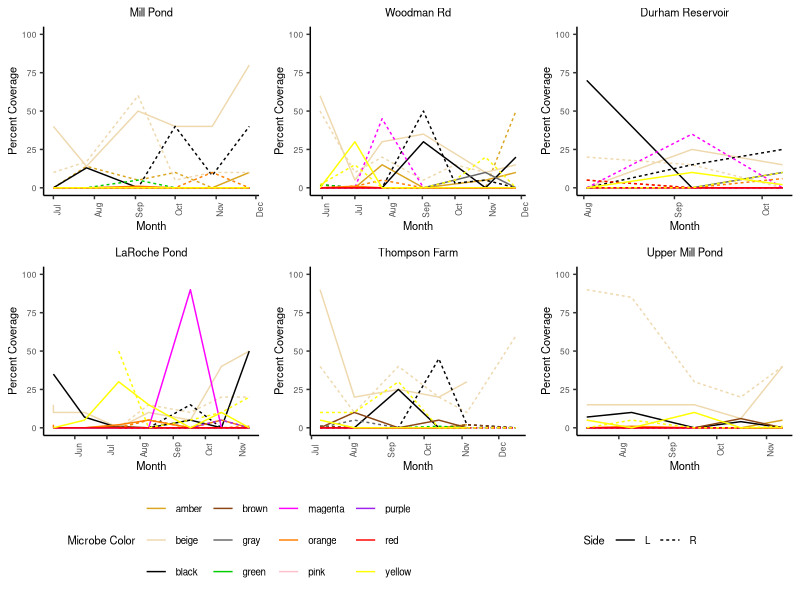
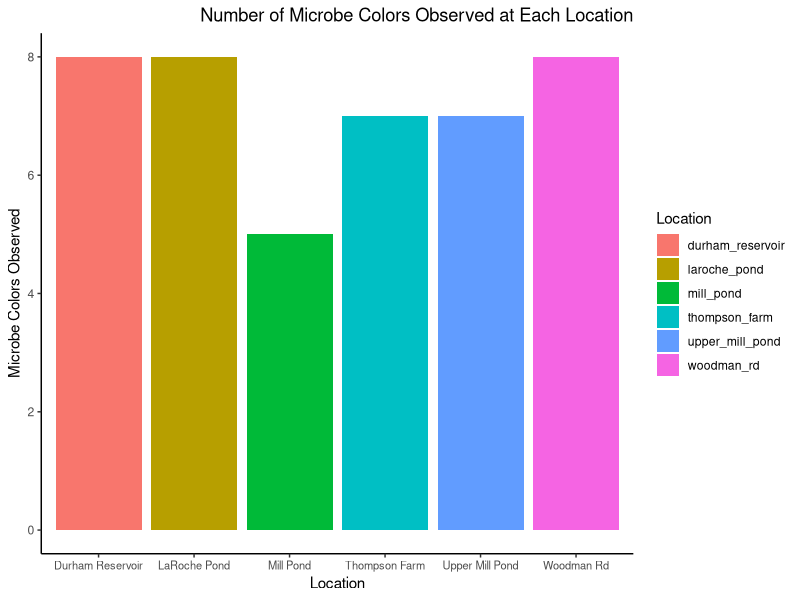
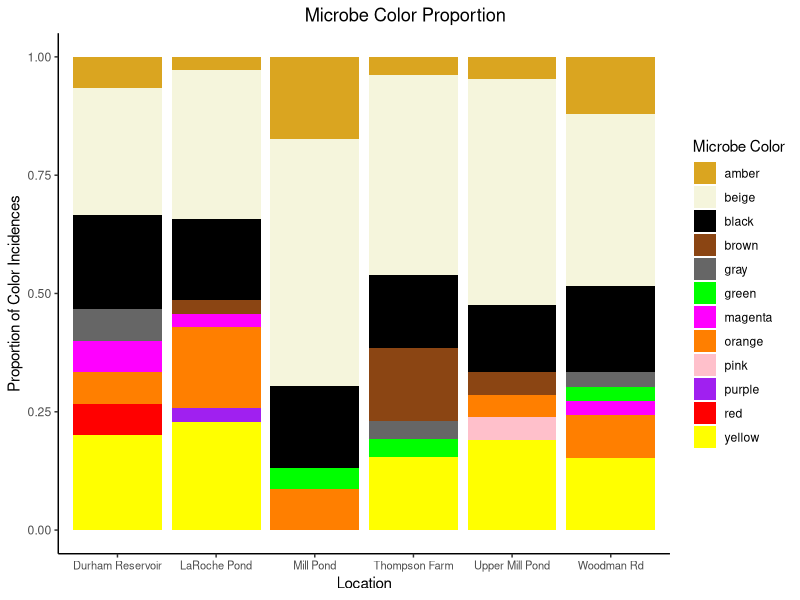
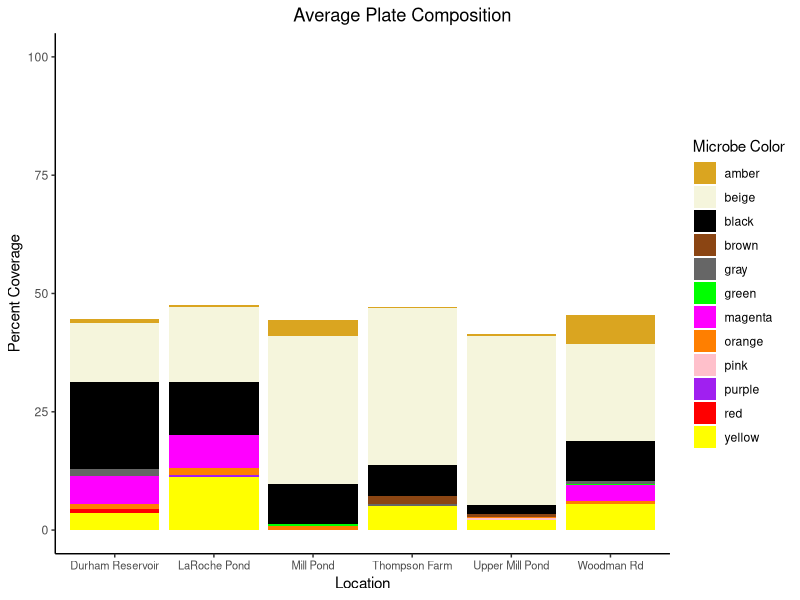
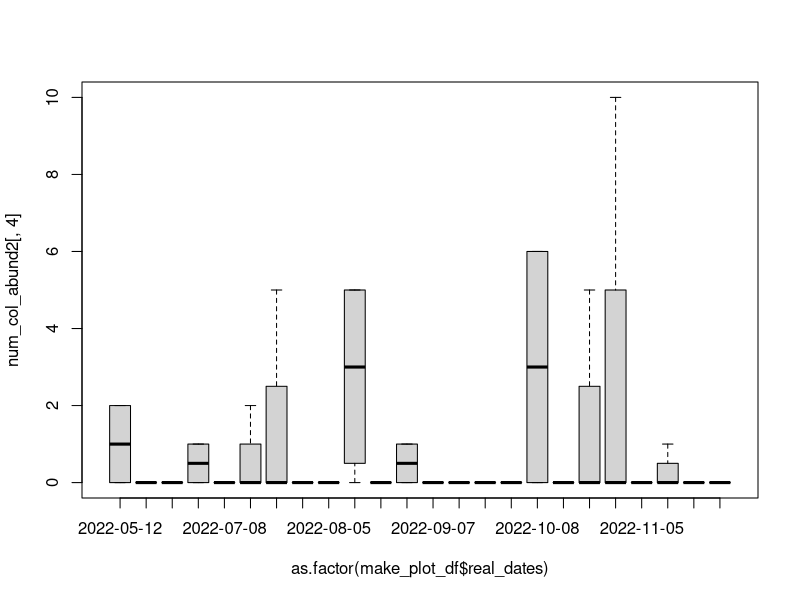
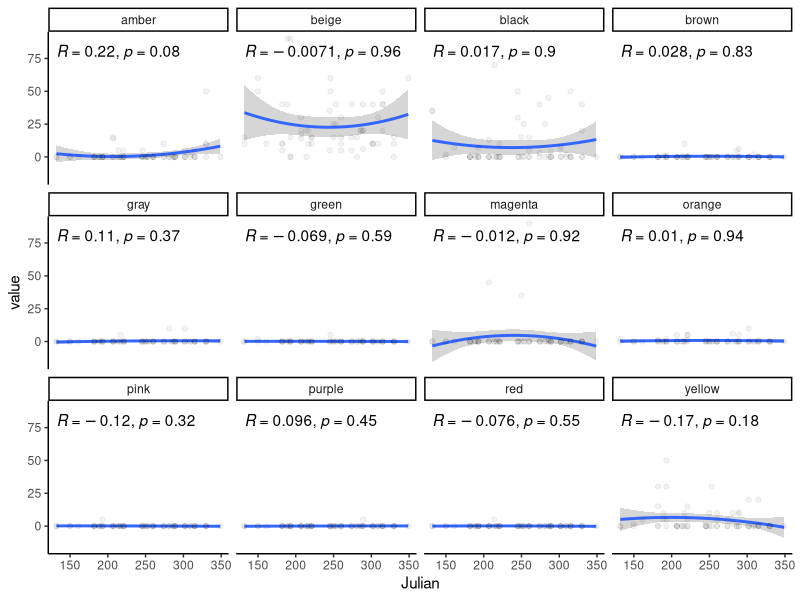

The R script that drew these images, in order:
## ---- chunk 1
knitr::opts_chunk$set(echo = TRUE)
library(ggplot2)
library(tidyverse)
library(lubridate)
library(cowplot)
Plate_Count <- read_csv("finalplatecount.csv")

#fixing errors in data frame

Plate_Count$Date[79] = "7/12/22"

Plate_Count <- Plate_Count %>% 
  mutate_all( ~ifelse(. == "Green", "green", .))

Plate_Count<- Plate_Count %>% 
  mutate_all(~ifelse(. == "light red", "light_red", .))

#renaming color values since I named them poorly when recording data
#also shortening them to fit in figures better

Plate_Count<- Plate_Count %>% 
  mutate_all(~ifelse(. == "light_yellow", "beige", .))

Plate_Count<- Plate_Count %>% 
  mutate_all(~ifelse(. == "pink", "magenta", .))

Plate_Count<- Plate_Count %>% 
  mutate_all(~ifelse(. == "light_red", "pink", .))

Plate_Count<- Plate_Count %>% 
  mutate_all(~ifelse(. == "dark_yellow", "amber", .))

## ---- chunk 2

#generating a new dataframe
make_plot_df <- Plate_Count %>% 
  drop_na(Side) %>% 
  filter(Side != "na") %>% #
  mutate(real_dates = mdy(Date))

#start of matrix: created to show represent every single color at every single sampling date (even when there is 0% coverage, this is represented in the matrix)

#making a list of color names by grabbing unique values in columns 5, 7, 9, and 11
colornames <- unique(unlist(make_plot_df[,c(5,7,9,11)])) 

#creating empty matrix that will have columns equal to the length of color names and rows equal to the number of rows in make_plot_df
num_col_abund <- matrix(nrow=nrow(make_plot_df),ncol=length(colornames))

#For loop going through the list of colors: For each color, check the "microbe 1" column (row by row). If the color that is being indexed is present in the row, go to the next column to report the percent coverage. If it is not present in that row, report a zero. Repeats for all "microbe color" columns (5, 7, 9, and 11).
for(i in 1:length(colornames)) {
  
  num_col_abund[,i] <- as.numeric(unlist(sapply(1:nrow(make_plot_df), function(z)
    ifelse(any(make_plot_df[z,c(5,7,9,11)]==colornames[i]),
           make_plot_df[z,c(6,8,10,12)[which(make_plot_df[z,c(5,7,9,11)]==colornames[i])]],
           0))))
}

#setting the column names in the matrix to be the color names
colnames(num_col_abund) <- colornames

#adjusting the matrix to remove columns that include na values
num_col_abund2 <- num_col_abund[,-which(colornames=="na")]
## ---- chunk 3

#11/13: still need to fix dates... decide how we want the dates to appear (same x axis or specific x axis to each location)

#this chunk takes the matrix (num_col_abund2) and puts it into a function to generate line graphs for all the locations and sites at once

#converts matrix (num_col_abund_2) into a new df for plotting
all_colors_df <- data.frame(num_col_abund2) %>% 
  mutate("Location" = make_plot_df$Location,
         "Date" = make_plot_df$real_dates,
         "Side" = make_plot_df$Side) %>% 
  pivot_longer(cols = c(1:12)) 

#changing the data types for plotting purposes
all_colors_df$Location <- as.factor(all_colors_df$Location)
all_colors_df$Date <- as.Date(all_colors_df$Date, format = "%Y-%m-%d")

#open plot_all function: if else statement used to make overall legend in final figure
plot_all <- function(location = NULL) { 
    if (!is.null(location)) { 
      all_colors_plot <- all_colors_df %>% 
        filter(Location == location)
    }
    else {
      all_colors_plot <- all_colors_df
    }
  
   #new data frame made from the matrix that includes all colors necessary for analysis
    all_colors_plot %>% 
    ggplot(aes(x=Date, 
               y=value, 
               color=name, 
               linetype = Side)) +
    geom_line(size=.5) +
    labs(color = "Microbe Color",
         x = "Month",
         y = "Percent Coverage") +
    scale_color_manual(values = c("amber" = "goldenrod", 
                                  "black" = "black", 
                                  "yellow" = "yellow", 
                                  "orange" = "darkorange1",
                                  "beige" = "wheat2", 
                                  "magenta" = "magenta",
                                  "gray" = "gray40",
                                  "green" = "green3",
                                  "brown" = "saddlebrown",
                                  "pink" = "pink",
                                  "red" = "red",
                                  "purple" = "purple")) +
      scale_y_continuous(limits = c(0, 100), 
                         breaks = seq(0, 100, by = 25)) +
    scale_x_date(#limits = c(min(all_colors_df$Date), max(all_colors_df$Date)),
                date_labels = "%b",
                date_breaks = "1 month",
                date_minor_breaks = "1 week") +
    #expand_limits(x = c(as.Date("2022-05-01"), as.Date("2022-12-31"))) +
    theme_classic() +
      theme(axis.text.x = element_text(angle = 90, 
                                       size = 6),
            axis.text.y = element_text(size = 6),
            plot.title = element_text(size = 8, 
                                      hjust = 0.5),
            axis.title = element_text(size = 8),
            legend.title = element_text(size=8))

}
#close plot_all

#open no_function: function for taking away individual legends
no_legend <- function(p) { 
  return(p + theme(legend.position = "none"))
} #close no_legend


#generating individual plots before combining in grid
plotA <- plot_all("mill_pond") + labs(title = "Mill Pond") 
plotB <- plot_all("woodman_rd") + labs(title = "Woodman Rd")
plotC <- plot_all("durham_reservoir") + labs(title = "Durham Reservoir")
plotD <- plot_all("laroche_pond") + labs(title = "LaRoche Pond")
plotE <- plot_all("thompson_farm") + labs(title = "Thompson Farm")
plotF <- plot_all("upper_mill_pond") + labs(title = "Upper Mill Pond")

#generating "color inclusive" legend for "Side"
plot_legend_side <- get_legend(
  plot_all() +
    theme(legend.direction = "horizontal",
          legend.text = element_text(size = 7)) +
    guides(linetype = F))

#generating "color inclusive" legend for "color"
plot_legend_color <- get_legend(
  plot_all() +
    theme(legend.direction = "horizontal",
          legend.text = element_text(size = 7)) +
    guides(color = F))

#removing individual legends ("no_legend" custom function) and putting all the plots into a grid ("plot_grid" from cowplot) without a legend
grid_no_legend <- plot_grid(no_legend(plotA) , no_legend(plotB), no_legend(plotC), no_legend(plotD), no_legend(plotE), no_legend(plotF), ncol = 3)

#legend object that combines side and color data with size
grid_plot_legends <- plot_grid(plot_legend_side, plot_legend_color, rel_widths = c(0.60, 0.40))

#adding the overall legend to the grid using "make_grid_plot" (plots put into grid), and "plot_legend" (legend accounting for all locations)
line_grid_plot <- plot_grid(grid_no_legend, grid_plot_legends, ncol = 1, rel_heights = c(1, 0.25))

#displaying plot
line_grid_plot
## ---- chunk 4

#creating a DF that includes the total microbe colors counted in each location
total_loc_microbe_count <- all_colors_df %>% 
  filter(value >0) %>% 
  group_by(Location, name) %>% 
  summarise(value = n_distinct(Location))

#summing the total microbe colors counted in each location 
location_microbe <- total_loc_microbe_count %>% 
  group_by(Location) %>% 
  summarise(total_colors = sum(value))

#piping total microbe colors into bar graph
location_microbe %>% 
  ggplot(aes(x = Location, 
             y = total_colors, 
             fill = Location)) +
  geom_bar(stat = "identity") +
  labs(x = "Location", 
       y = "Microbe Colors Observed", 
       title = "Number of Microbe Colors Observed at Each Location") +
  scale_x_discrete(labels = c("durham_reservoir" = "Durham Reservoir", 
                              "laroche_pond" = "LaRoche Pond", 
                              "mill_pond" = "Mill Pond",
                              "thompson_farm" = "Thompson Farm",
                              "upper_mill_pond" = "Upper Mill Pond",
                              "woodman_rd" = "Woodman Rd")) +
  theme_classic() +
  theme(axis.text.x = element_text(size = 8),
        plot.title = element_text(hjust = 1))
## ---- chunk 5

#maybe can use as a figure to show the variance in sample sizes
library(knitr)
library(kableExtra)
sample_numbers <- make_plot_df %>% 
  group_by(Location) %>% 
  summarise(Samples = n())

sample_table <- kable(sample_numbers, format = "html", caption = "Number of Samples")

print(sample_table)
## ---- chunk 6

#df with no zeroes
all_colors_df_2 <- all_colors_df %>% 
  filter(value != 0)

#creating stacked bar graph showing the proportion (prop_fig) of microbe color incidences for each location 
prop_fig <- all_colors_df_2 %>% 
  ggplot(aes(x = Location, fill = name)) +
  geom_bar(position = "fill") +
  scale_fill_manual(values = c(
    amber = "goldenrod",
    beige = "beige",
    black = "black",
    orange = "darkorange1",
    magenta = "magenta",
    yellow = "yellow", 
    gray = "gray40",
    green = "green",
    brown = "saddlebrown",
    pink = "pink",
    red = "red",
    purple = "purple")) +
  labs(
    title = "Microbe Color Proportion", 
    y = "Proportion of Color Incidences", 
    x = "Location",
    fill = "Microbe Color") +
  scale_x_discrete(labels = c("durham_reservoir" = "Durham Reservoir", 
                                "laroche_pond" = "LaRoche Pond", 
                                "mill_pond" = "Mill Pond",
                               "thompson_farm" = "Thompson Farm",
                               "upper_mill_pond" = "Upper Mill Pond",
                               "woodman_rd" = "Woodman Rd")) +
  theme_classic() +
   theme(legend.position = "right",
         plot.title = element_text(hjust = 0.6)) +
  theme(axis.text.x = element_text(size = 8))

#displaying proportion stacked bar graph
prop_fig

#creating a new DF that includes the average percentage of each microbe color for each sampling date
avg_percent_colors_2 <- data.frame(num_col_abund2) %>% 
mutate("Location" = make_plot_df$Location,
       "Date" = make_plot_df$real_dates,
       "Side" = make_plot_df$Side) %>% 
group_by(Location) %>% 
summarise(amber = mean(amber), 
          beige = mean(beige),
          black = mean(black),
          orange = mean(orange),
          magenta = mean(magenta),
          yellow = mean(yellow),
          gray = mean(gray),
          green = mean(green),
          brown = mean(brown),
          pink = mean(pink),
          red = mean(red),
          purple = mean(purple)) %>% 
  pivot_longer(cols = c(2:13))

#creating a stacked bar graph showing the average microbe plate composition for each location: if you were to squish all plates from one location into one, this is the "average" plate you would see
avg_plate_fig <- avg_percent_colors_2 %>% 
  ggplot(aes(x = Location, y = value, fill = name)) +
    geom_bar(stat = "identity", position = "stack") +
    scale_x_discrete(labels = c("durham_reservoir" = "Durham Reservoir", 
                                "laroche_pond" = "LaRoche Pond", 
                                "mill_pond" = "Mill Pond",
                               "thompson_farm" = "Thompson Farm",
                               "upper_mill_pond" = "Upper Mill Pond",
                               "woodman_rd" = "Woodman Rd")) +
    labs(title = "Average Plate Composition", 
         y = "Percent Coverage", 
         x = "Location",
         fill = "Microbe Color") +
    scale_fill_manual(values = c(amber = "goldenrod",
                                beige = "beige",
                                black = "black",
                                orange = "darkorange1",
                                magenta = "magenta",
                                yellow = "yellow",
                                gray = "gray40",
                                green = "green",
                                brown = "saddlebrown",
                                pink = "pink",
                                red = "red",
                                purple = "purple")) +
  theme_classic() +
  theme(legend.position = "right",
         plot.title = element_text(hjust = 0.6)) +      
  scale_y_continuous(limits = c(0, 100),
                   breaks = seq(0, 100, by = 25)) +
  theme(axis.text.x = element_text(size = 8))

#displaying average plate figure
avg_plate_fig

## ---- chunk 7
#seasonality - need a DF that breaks dates into seasons (should have spring, summer, fall and winter, but spring/winter will only have one month each (May and December)).

#alyssa checking to see if this works
#ciana checking

# have date as a numeric value in some way that makes sense, linear model for each color, fit a quadratic line
# lm(percentBeige ~ time + I(time^2))
# lmer(percentBeige ~ time + timesquared + 1|site + timesquared|site)

## ---- chunk 8
#make_plot_df$Julian <- format(make_plot_df$real_dates, "%j")

plot(num_col_abund2[,4]~as.factor(make_plot_df$real_dates))

all_colors_df$Julian <- format(all_colors_df$Date, "%j")

all_colors_df$Julian <- as.numeric(all_colors_df$Julian)


#convert julian column to either numeric or factor, square the column, quadratic regression with each color throughout time

library(ggpubr)

all_colors_df %>% 
  ggplot(aes(x=Julian,y=value)) +
    geom_smooth(method = "lm", 
                formula = y ~ poly(x, 2)) +
    geom_point(alpha = 0.05) +
    stat_cor() +
    theme_classic() +
    facet_wrap(name ~.)

quadratic_model <- lm(value ~ poly(Julian, 2), data = all_colors_df)
summary(quadratic_model)
